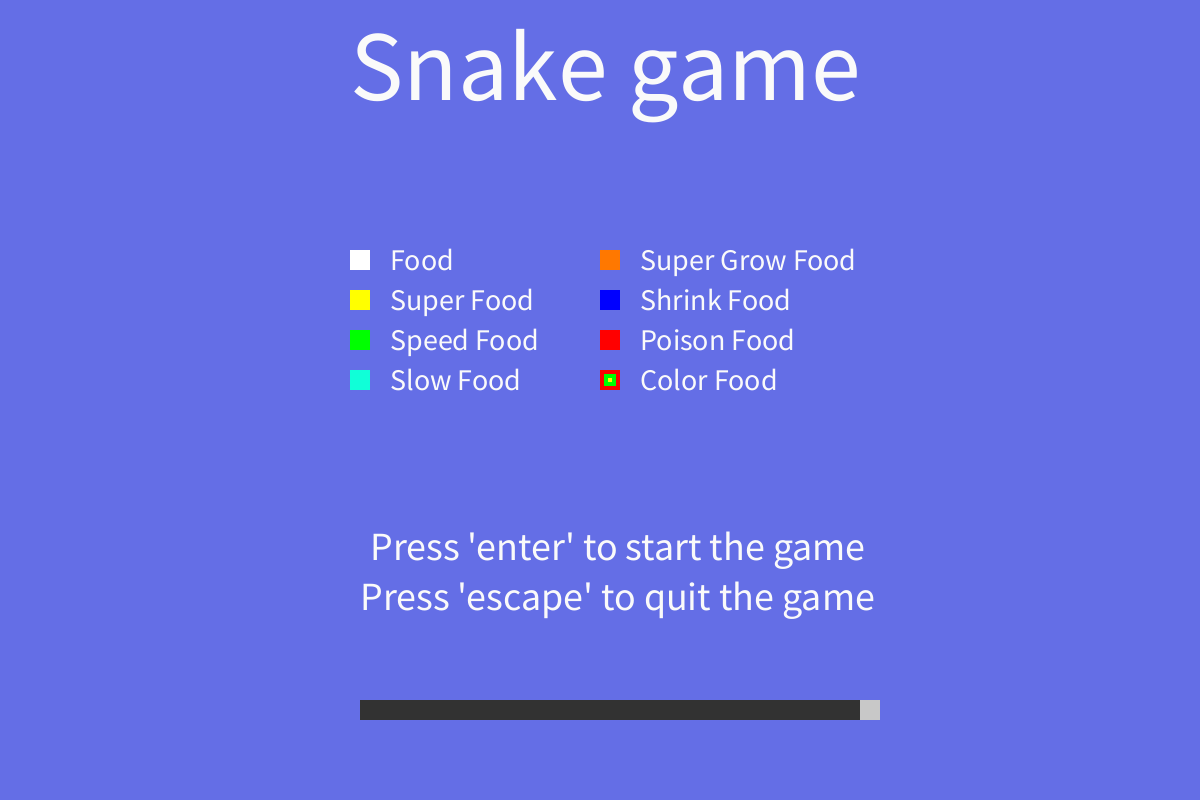
Frame 1 (no input)
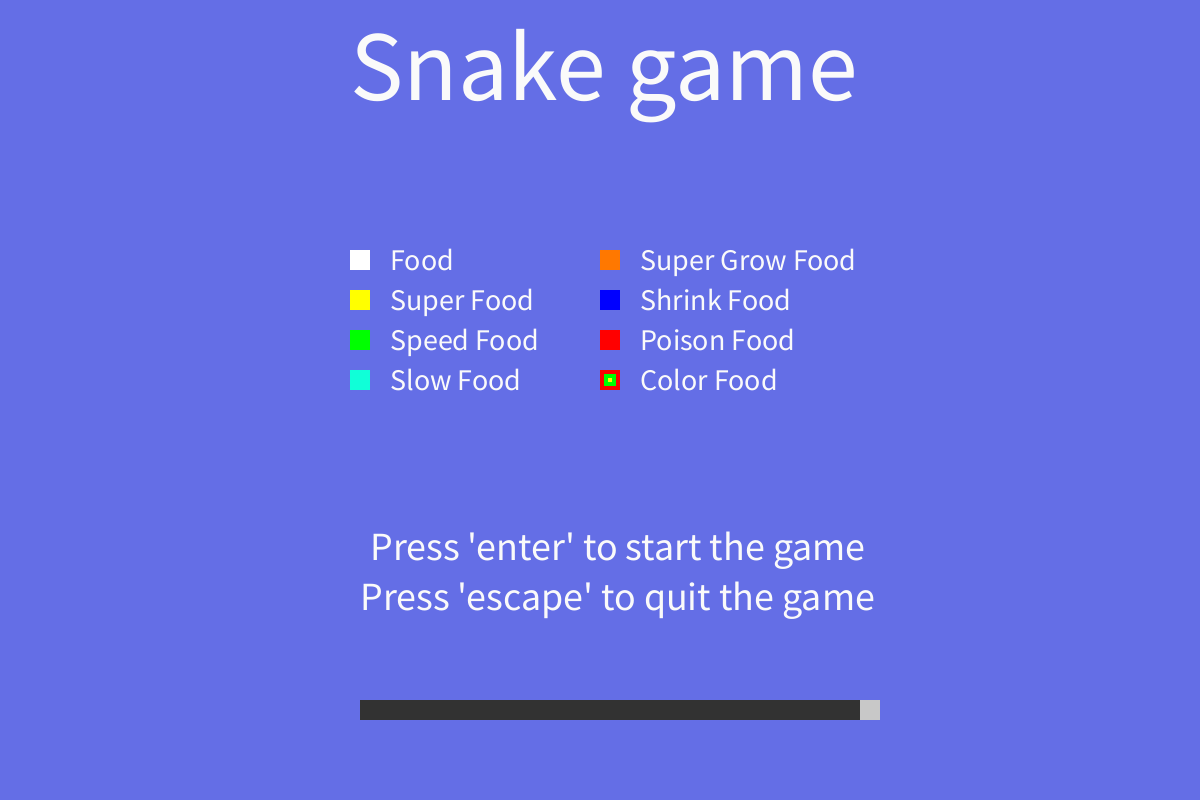
Frame 60 (the mouse pressed at the canvas centre just before this capture)
Frame 120 (the mouse held since frame 60 and released just before this capture): identical to frame 60, image omitted

The Processing sketch that drew these frames (run headless with seeded random() and noise(); from frame 60 on, the mouse is pressed at the canvas centre):

// Processing sketch: snakeGame
// ── snakeGame.pde
int mode;
int score = 0;
int life = 0;
int pause = 1;
int restart = 1;
int speed = 50;
int offset = 5;
int velX = 0;
int velY = 0;
int back = 0;
int start = 0;

void setup() {
  mode = 0;
  size(1200, 800); 
  initTail();
  background(100, 110, 230);
}

void draw() {
  background(100, 110, 230); // to clear
  if (mode == 0) {
    menu();
  }
  if (mode == 1) {
    game();
  }
  if (speed > offset)
    speed--;
  //clear();
}

void keyPressed() {
  if (keyCode == ENTER) {
    mode = 1;
  }
  if (key == 'm' || key == 'M') {
    mode = 0;
  }
  if (key == 'p' || key == 'P') {
    pause *= -1;
  }
  if (key == 'r' || key == 'R') {
    restart = 2;
  }
  if (keyCode == UP && back != 1) {
    velX = 0;
    velY = -1;
    back = 1;
    start = 1;
  }
  if (keyCode == DOWN && back != 1) {
    velX = 0;
    velY = 1;
    back = 1;
    start = 1;
  }
  if (keyCode == LEFT && back == 1) {
    velX = -1;
    velY = 0;
    back = 2;
    start = 1;
  }
  if (keyCode == RIGHT && back != 2) {
    velX = 1;
    velY = 0;
    back = 2;
    start = 1;
  }
}

// ── collision.pde
boolean collision() {
  boolean ret = false;
  if (tail.isEmpty() == false) {
    Node node = tail.get(0);
    if (node.posX <= 19 || node.posY <= 19) {
      ret = true;
    }
    if (node.posX >= 1161 || node.posY >= 761) {
      ret = true;
    }
  }
  for (int i = 1; i < tail.size(); i++) {
    if (tail.get(0).posX == tail.get(i).posX && tail.get(0).posY == tail.get(i).posY) {
      life = 1;
      return true;
    }
  }
  if (ret == true)
    life = 1;
  return ret;
}

boolean hit(int x, int y, int pX, int pY) {
  if (x + 20 > pX && y + 20 > pY && x - 14 < pX + 14 && y - 14 < pY + 14)
    return true;
  return false;
}

// ── eat.pde
void eatFood() {
  int s = tail.size();
  int x = tail.get(s - 1).posX - (velX * 20);
  int y = tail.get(s - 1).posY - (velY * 20);
  
  if (hit(tail.get(0).posX, tail.get(0).posY, foodX, foodY) == true) {
    f = 0;
    score += 1; 
    tail.add(new Node());
    tail.get(s).setPosition(x, y);
    copyTail.add(new Node());
    copyTail.get(s).setPosition(x, y);
  }
}

void eat() {
  eatFood();
}

// ── food.pde
int foodX;
int foodY;
int f = 0;

// add 1 to score (1)
void food() {
  if (f == 0) {
    foodX = int(random(20, 1161));
    foodY = int(random(20, 761));
    f = 1;
  }
  node(foodX, foodY, color(255));
}

// add 10 to score (2)
void foodSuper() {
  
}

// grow (3)
void foodSuperGrow() {
  
}

// shrink (4)
void foodShrink() {
  
}

// change color (5)
void foodColor() {
  
}

// dead (6)
void foodPoison() {
  
}

// speed (7)
void foodSpeed() {
  
}

// slow (8)
void foodSlow() {
  
}

// ── game.pde
void grill() {
  fill(0, 0, 0, 0);
  stroke(255);
  strokeWeight(20);
  rect(10, 10, 1180, 780);
}

void header() {
  fill(255);
  textSize(25);
  text("Score: " + score, 40, 60);
  text("Press 'm' to go to the menu", 880, 60);
  text("Press 'r' to restart the game", 880, 100);
  text("Press 'p' to pause the game", 880, 140);
}

void pauseGame() {
  if (pause == -1) {
    fill(200);
    textSize(100);
    text("PAUSE", 470, 450);
  }
}

void gameOver() {
  fill(255, 0, 0);
  textSize(100);
  text("GAME OVER", 370, 450);
}

void allFood() {
  food();
}

void game() {
  allFood();
 
  if (restart == 2)
    restartGame();

  if (life == 0) {
    if (pause == 1) {
      eat();
      if (frameCount % speed == 0) {
        move();
        offset = frameCount;
      }
      colorTail();
    }
  } else {
    gameOver();
  }
  
  drawTail();
  
  pauseGame();
  
  grill();
  
  header();
}

// ── menu.pde
void sentence(String text, int x, int y) {
   fill(250);
   textSize(30);
   text(text, x, y);
}

void optionFood() {
  // food (1)
  node(350, 250, color(255));
  sentence("Food", 390, 270);

  // super food (2)
  node(350, 290, color(255, 255, 0));
  sentence("Super Food", 390, 310);

  // speed food (3)
  node(350, 330, color(0, 255, 0));
  sentence("Speed Food", 390, 350);

  // slow food (4)
  node(350, 370, color(16, 777, 216));
  sentence("Slow Food", 390, 390);

  // super grow food
  node(600, 250, color(255, 120, 0));
  sentence("Super Grow Food", 640, 270);

  // shrink food
  node(600, 290, color(0, 0, 255));
  sentence("Shrink Food", 640, 310);

  // poison food
  node(600, 330, color(255, 0, 0));
  sentence("Poison Food", 640, 350);

  // color food
  nodeColor(600, 370);
  sentence("Color Food", 640, 390);
}

void menu() {
  fill(250);
  textSize(100);
  text("Snake game", 350, 100);

  optionFood();

  // instruction
  textSize(40);
  text("Press 'enter' to start the game", 370, 560);
  text("Press 'escape' to quit the game", 360, 610);

  // snake
  fill(50, 50, 50);
  noStroke();
  rect(360, 700, 500, 20);
  fill(200, 200, 200);
  noStroke();
  rect(860, 700, 20, 20);
}

// ── move.pde
int s = speed;

void copyPosTail() {
  for(int i = 0; i < tail.size(); i++) {
      copyTail.get(i).posX = tail.get(i).posX;
      copyTail.get(i).posY = tail.get(i).posY;
  }
}

void move() {
  boolean wall = collision();
  int j = 0;
  int x = 15 * velX;
  int y = 15 * velY;
  if (wall == false && start == 1) {
    tail.get(0).posX += (velX * speed) + x;
    tail.get(0).posY += (velY * speed) + y;
    for (int i = 1; i < tail.size(); i++) {
      tail.get(i).posX = copyTail.get(j).posX;
      tail.get(i).posY = copyTail.get(j).posY;
      j++;
    }
    
  }
  copyPosTail();
  //if (speed == 5)
    //speed = s;
}

// ── node.pde
void node(int x, int y, color colour) {
  fill(colour);
  noStroke();
  rect(x, y, 20, 20);
}

void nodeColor(int x, int y) {
  noStroke();
  
  fill(255, 0, 0);
  rect(x, y, 20, 20);
  
  fill(0, 255, 0);
  rect(x + 4, y + 4, 12, 12);
  
  fill(255, 255, 0);
  rect(x + 8, y + 8, 4, 4);
}

class Node {
  int posX = 0;
  int posY = 0;
  color colour;
  
  Node() {
    posX = 0;
    posY = 0;
    colour = color(0);
  }
  
  void node() {
    fill(colour);
    noStroke();
    rect(posX, posY, 20, 20);
    // println("x: ", posX, "; y: ", posY, "; color: ", colour); 
  }
  
  void setPosition(int x, int y) {
    posX = x;
    posY = y;
  }
  
  void setColor(color clr){
    colour = clr;
  }
}

// ── restart.pde
void restartGame() {
  tail.clear();
  copyTail.clear();
  score = 0;
  life = 0;
  pause = 1;
  restart = 1;
  speed = 1;
  velX = 0;
  velY = 0;
  back = 0;
  initTail();
  start = 0;
}

// ── tail.pde
ArrayList<Node> tail = new ArrayList<Node>();
ArrayList<Node> copyTail = new ArrayList<Node>();

void initTail() {
  int x = 600;
  int y = 400;
  
  for (int i = 0; i < 5; i++) {
    tail.add(new Node());
    tail.get(i).setPosition(x, y);
    copyTail.add(new Node());
    copyTail.get(i).setPosition(x, y);
    x -= 20;
  }
}

void colorTail() {
  for(int i = 0; i < tail.size(); i++) {
    if (i == 0) {
      tail.get(i).setColor(color(200, 200, 200));
    } else {
      tail.get(i).setColor(color(50, 50, 50));
    }
  }
}

void drawTail() {
  // tail.get(0).node(400, 800, color(200, 200, 200));
  for (int i = 0; i < tail.size(); i++) {
    // println("tail");
    tail.get(i).node();
  }
}

// ── time.pde
class Timer {
   float time;
   
   Timer(float t) {
     time = t;
   }
   
   float getTime() {
     return time; 
   }
   
   void setTime(float t) {
     time = t; 
   }
   
   void countUp() {
     time += 1 / frameRate;
   }
   
   void countDown() {
     time -= 1 / frameRate;
   }
}
